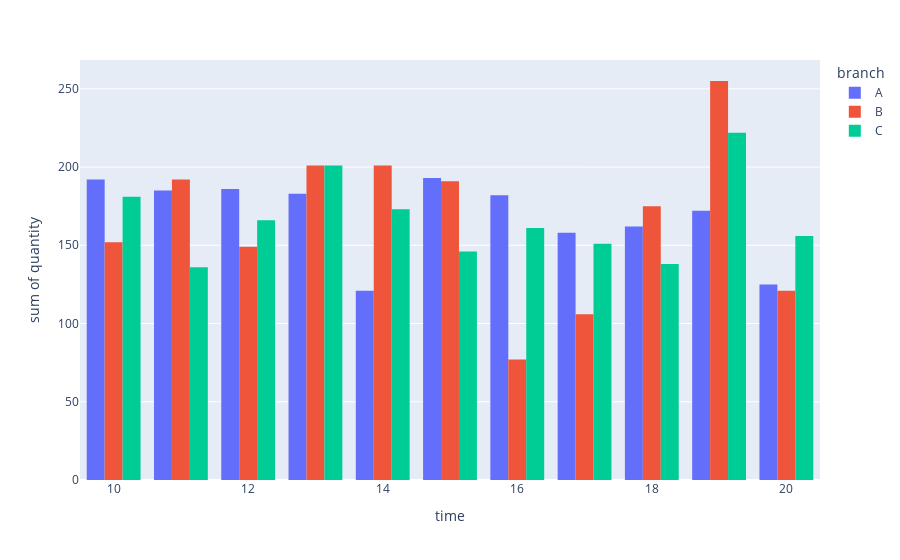

Source (notebook cell):
### Markdown cell above
Taking the amount of quantity by time in each branch

### Code cell
busy_time_graph= px.histogram(data.sort_values("branch"), x='time', y='quantity' ,color='branch', barmode='group')
busy_time_graph.show()

### Figure 1 — Plotly figure (JSON) as saved in the notebook; plotly's stock layout.template omitted (floating-point values rounded to 4 significant figures; data arrays with more than 128 entries replaced by an {"elided": "..."} marker saying what was removed)
{"data": [{"alignmentgroup": "True", "bingroup": "x", "histfunc": "sum", "hovertemplate": "branch=A<br>time=%{x}<br>sum of quantity=%{y}<extra></extra>", "legendgroup": "A", "marker": {"color": "#636efa", "pattern": {"shape": ""}}, "name": "A", "offsetgroup": "A", "orientation": "v", "showlegend": true, "type": "histogram", "x": {"elided": "340 int values"}, "xaxis": "x", "y": {"elided": "340 int values"}, "yaxis": "y"}, {"alignmentgroup": "True", "bingroup": "x", "histfunc": "sum", "hovertemplate": "branch=B<br>time=%{x}<br>sum of quantity=%{y}<extra></extra>", "legendgroup": "B", "marker": {"color": "#EF553B", "pattern": {"shape": ""}}, "name": "B", "offsetgroup": "B", "orientation": "v", "showlegend": true, "type": "histogram", "x": {"elided": "332 int values"}, "xaxis": "x", "y": {"elided": "332 int values"}, "yaxis": "y"}, {"alignmentgroup": "True", "bingroup": "x", "histfunc": "sum", "hovertemplate": "branch=C<br>time=%{x}<br>sum of quantity=%{y}<extra></extra>", "legendgroup": "C", "marker": {"color": "#00cc96", "pattern": {"shape": ""}}, "name": "C", "offsetgroup": "C", "orientation": "v", "showlegend": true, "type": "histogram", "x": {"elided": "328 int values"}, "xaxis": "x", "y": {"elided": "328 int values"}, "yaxis": "y"}], "layout": {"barmode": "group", "legend": {"title": {"text": "branch"}, "tracegroupgap": 0}, "margin": {"t": 60}, "xaxis": {"anchor": "y", "domain": [0, 1], "title": {"text": "time"}}, "yaxis": {"anchor": "x", "domain": [0, 1], "title": {"text": "sum of quantity"}}}}
